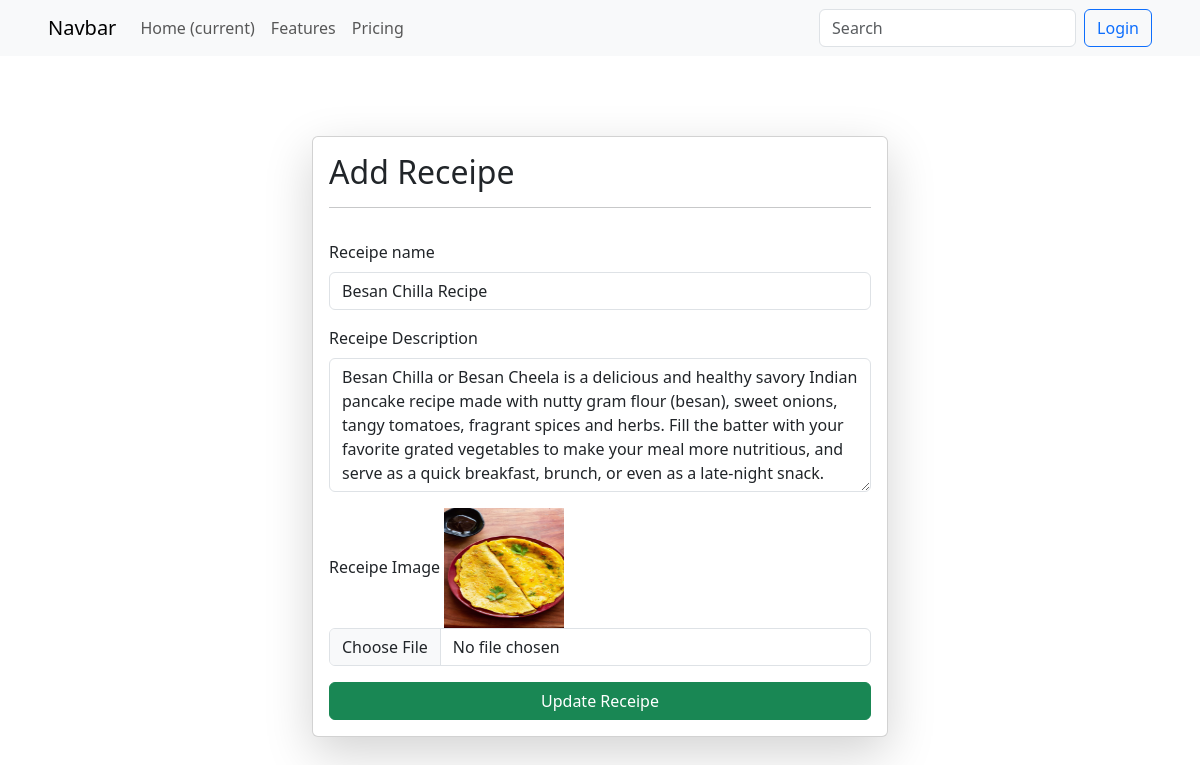
Page /update-receipe/4/ on the committed database.
### vege/models.py (models this page shows)
class Receipe(models.Model):
    user = models.ForeignKey(User, on_delete=models.SET_NULL, null=True, blank=True)
    receipe_name = models.CharField(max_length=128)
    receipe_description = models.TextField()
    receipe_image = models.ImageField(upload_to='receipe_images')
    created_at = models.DateTimeField(auto_now_add=True)

### vege/views.py (the view, shortened to what this page needs)
# urls.py: path('update-receipe/<int:id>/', update_receipe, name='update_receipe'),
def update_receipe(request, id):
    queryset = Receipe.objects.get(id = id)
    return render(request, 'updateReceipe.html', {'receipe': queryset})

### vege/templates/updateReceipe.html (shortened to what this page needs)
{% extends 'base.html' %}
{% block content %}
  <div class="row">
    <div class="col-md-6 mx-auto">
      <form class="card shadow-lg p-3" method="post" enctype="multipart/form-data">
        <div class="mb-3">
          <h2>Add Receipe</h2>
          <hr />
        </div>
        <div class="mb-3">
          <label for="receipe_name" class="form-label">Receipe name</label>
          <input type="text" name="receipe_name" class="form-control" id="receipe_name" value="{{ receipe.receipe_name }}" aria-describedby="receipe_name" />
        </div>
        <div class="mb-3">
          <label for="receipe_description" class="form-label">Receipe Description</label>
          <textarea name="receipe_description" class="form-control" rows="5" id="receipe_description">{{ receipe.receipe_description }}</textarea>
        </div>
        <div class="mb-3">
          <label for="receipe_image" class="form-label">Receipe Image</label>
          <img src="/media/{{ receipe.receipe_image }}" height="120" width="120" alt="" />
          <input type="file" name="receipe_image" class="form-control" id="receipe_image" />
        </div>
        <button type="submit" class="btn btn-success">Update Receipe</button>
      </form>
    </div>
  </div>
{% endblock %}

### rows in the picture
Receipe: receipe_name "Besan Chilla Recipe", receipe_description "Besan Chilla or Besan Cheela is a delicious and healthy savory Indian pancake recipe made with nutty gram flour (besan), sweet onions, tangy tomatoes, fragrant spices and herbs. Fill the batter with your favorite grated vegetables to make your meal more nutritious, and serve as a quick breakfast, brunch, or even as a late-night snack.", receipe_image (picture)
